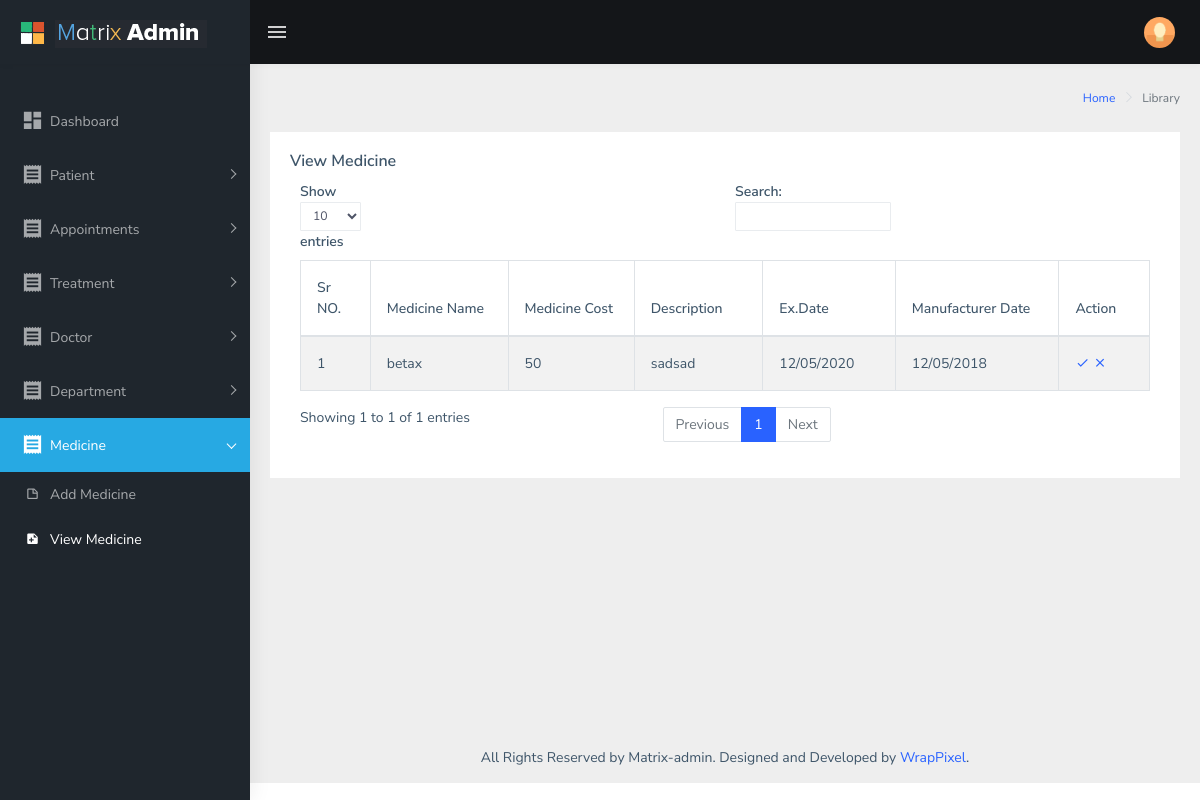
Screenshot of /HMS/HMS/admin/view_medicine.php (signed in) with the database file from the repository.
### tables this page shows
CREATE TABLE `medicine` (
  `medicine_id` int(10) NOT NULL,
  `medicine_name` varchar(255) NOT NULL,
  `medicine_cost` varchar(255) NOT NULL,
  `medicine_desc` varchar(255) NOT NULL,
  `medicine_ex_date` varchar(255) NOT NULL,
  `medicine_mnf_date` varchar(255) NOT NULL
);

### HMS/HMS/admin/view_medicine.php (the view, shortened to what this page needs)
<?php
include'config.php';
?>
<!DOCTYPE html>
<html dir="ltr" lang="en">
<head>
   <?php include 'head.php'; ?>
</head>
<body>
    <div id="main-wrapper">
       <?php include 'header.php'; ?>
        <?php include 'sidebar.php'; ?>
        <div class="page-wrapper">
            <div class="page-breadcrumb">
                <div class="row">
                    <div class="col-12 d-flex no-block align-items-center">
                        <div class="ml-auto text-right">
                            <nav aria-label="breadcrumb">
                                <ol class="breadcrumb">
                                    <li class="breadcrumb-item"><a href="#">Home</a></li>
                                    <li class="breadcrumb-item active" aria-current="page">Library</li>
                                </ol>
                            </nav>
                        </div>
                    </div>
                </div>
            </div>
            <div class="container-fluid">
                <div class="row">
                    <div class="col-md-12">
                        <div class="card">
                            <div class="card-body">
                                <h5 class="card-title">View Medicine</h5>
                                <div class="table-responsive">
                                    <table id="zero_config" class="table table-striped table-bordered">
                                        <thead>
                                            <tr>
                                                <th>Sr NO.</th>
                                                <th>Medicine Name </th>
                                                <th>Medicine Cost</th>
                                                <th>Description </th>
                                                <th>Ex.Date</th>
                                                <th>Manufacturer Date</th>
                                                <th>Action</th>
                                            </tr>
                                        </thead>
                                        <tbody>
                                             <?php
                                            $count=1;
                                            $sel_query="Select * from medicine ORDER BY medicine_id desc;";
                                            $select_result = mysqli_query($conn,$sel_query);
                                            while($row = mysqli_fetch_assoc($select_result)) { ?>
                                            <tr>
                                                <td><?php echo $count; ?></td>
                                                <td><?php echo $row["medicine_name"]; ?></td>
                                                <td><?php echo $row["medicine_cost"]; ?> </td>
                                                <td><?php echo $row["medicine_desc"]; ?> </td>
                                                <td><?php echo $row["medicine_ex_date"]; ?> </td>
                                                <td><?php echo $row["medicine_mnf_date"]; ?> </td>
                                                <td><a href="medicine_update.php?id=<?php echo $row["medicine_id"]; ?>" data-toggle="tooltip" data-placement="top" title="Update">
                                                <i class="mdi mdi-check"></i>
                                            </a>
                                            <a href="medicine_delete.php?id=<?php echo $row["medicine_id"]; ?>" data-toggle="tooltip" onclick="return confirm('Are you sure you want to delete?');"data-placement="top" title="Delete">
                                                </i><i class="mdi mdi-close"></i>
                                            </a></td>
                                            </tr>
                                           <?php $count++; } ?>
                                    </table>
                                </div>
                            </div>
                        </div>
                    </div>
                </div>
            </div>
            <footer class="footer text-center">
                All Rights Reserved by Matrix-admin. Designed and Developed by <a href="https://wrappixel.com">WrapPixel</a>.
            </footer>
        </div>
    </div>
</body>
</html>

### rows the page displays
medicine: medicine_name "betax", medicine_cost "50", medicine_desc "sadsad", medicine_ex_date "12/05/2020", medicine_mnf_date "12/05/2018"
